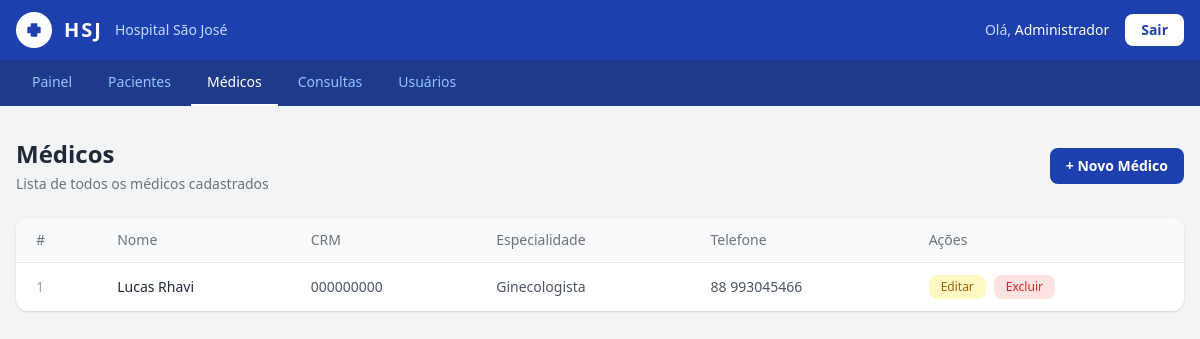
Page /medicos/listar.php (signed in) on the committed database.
### tables this page shows
CREATE TABLE `medicos` (
  `id` int NOT NULL,
  `nome` varchar(100) NOT NULL,
  `crm` varchar(20) NOT NULL,
  `especialidade` varchar(100) NOT NULL,
  `telefone` varchar(15) NOT NULL,
  `criado_em` datetime NOT NULL DEFAULT CURRENT_TIMESTAMP
);

### medicos/listar.php (the view, shortened to what this page needs)
<?php
$conexao = new PDO('mysql:host=mysql;dbname=hospital_db;charset=utf8', 'hospital_user', 'hospital123');
$conexao->setAttribute(PDO::ATTR_ERRMODE, PDO::ERRMODE_EXCEPTION);
$conexao->setAttribute(PDO::ATTR_DEFAULT_FETCH_MODE, PDO::FETCH_ASSOC);
$stmt = $conexao->query("SELECT * FROM medicos ORDER BY nome ASC");
$medicos = $stmt->fetchAll();
?>
<!DOCTYPE html>
<html lang="pt-br">
<head>
    <script src="https://cdn.tailwindcss.com"></script>
</head>
<body class="bg-gray-100 min-h-screen">
<nav class="bg-blue-800 shadow-lg">
    <div class="px-4 py-3 flex items-center justify-between">
        <div class="flex items-center gap-3">
            <div class="bg-white rounded-full w-9 h-9 flex items-center justify-center">
                <svg xmlns="http://www.w3.org/2000/svg" class="w-5 h-5 text-blue-800" fill="currentColor" viewBox="0 0 24 24">
                    <path d="M19 8h-3V5a1 1 0 0 0-1-1H9a1 1 0 0 0-1 1v3H5a1 1 0 0 0-1 1v6a1 1 0 0 0 1 1h3v3a1 1 0 0 0 1 1h6a1 1 0 0 0 1-1v-3h3a1 1 0 0 0 1-1V9a1 1 0 0 0-1-1z"/>
                </svg>
            </div>
            <span class="text-white font-bold text-xl tracking-widest">HSJ</span>
            <span class="text-blue-200 text-sm hidden sm:block">Hospital São José</span>
        </div>
        <div class="flex items-center gap-4">
            <span class="text-blue-200 text-sm">Olá, <span class="text-white font-medium"><?= htmlspecialchars($_SESSION['usuario_nome']) ?></span></span>
            <a href="../logout.php" class="bg-white text-blue-800 text-sm font-semibold px-4 py-1.5 rounded-lg hover:bg-blue-50 transition">Sair</a>
        </div>
    </div>
</nav>
<div class="bg-blue-900">
    <div class="px-4 flex gap-1 overflow-x-auto">
        <a href="../index.php" class="text-blue-300 hover:text-white text-sm px-4 py-3 border-b-2 border-transparent hover:border-blue-300 transition whitespace-nowrap">Painel</a>
        <a href="../pacientes/listar.php" class="text-blue-300 hover:text-white text-sm px-4 py-3 border-b-2 border-transparent hover:border-blue-300 transition whitespace-nowrap">Pacientes</a>
        <a href="listar.php" class="text-white text-sm px-4 py-3 border-b-2 border-white font-medium whitespace-nowrap">Médicos</a>
        <a href="../consultas/listar.php" class="text-blue-300 hover:text-white text-sm px-4 py-3 border-b-2 border-transparent hover:border-blue-300 transition whitespace-nowrap">Consultas</a>
        <?php if ($_SESSION['usuario_perfil'] === 'admin'): ?>
        <a href="../usuarios/listar.php" class="text-blue-300 hover:text-white text-sm px-4 py-3 border-b-2 border-transparent hover:border-blue-300 transition whitespace-nowrap">Usuários</a>
        <?php endif; ?>
    </div>
</div>
<div class="max-w-7xl mx-auto px-4 py-8">
    <div class="flex items-center justify-between mb-6">
        <div>
            <h1 class="text-2xl font-bold text-gray-800">Médicos</h1>
            <p class="text-gray-500 text-sm mt-1">Lista de todos os médicos cadastrados</p>
        </div>
        <a href="cadastrar.php" class="bg-blue-800 text-white text-sm font-semibold px-4 py-2 rounded-lg hover:bg-blue-700 transition">+ Novo Médico</a>
    </div>
    <div class="bg-white rounded-xl shadow overflow-hidden">
        <table class="w-full text-sm">
            <thead class="bg-gray-50 border-b">
                <tr>
                    <th class="text-left px-5 py-3 text-gray-500 font-medium">#</th>
                    <th class="text-left px-5 py-3 text-gray-500 font-medium">Nome</th>
                    <th class="text-left px-5 py-3 text-gray-500 font-medium">CRM</th>
                    <th class="text-left px-5 py-3 text-gray-500 font-medium">Especialidade</th>
                    <th class="text-left px-5 py-3 text-gray-500 font-medium">Telefone</th>
                    <th class="text-left px-5 py-3 text-gray-500 font-medium">Ações</th>
                </tr>
            </thead>
            <tbody class="divide-y divide-gray-100">
                <?php if (empty($medicos)): ?>
                    <tr>
                        <td colspan="6" class="text-center text-gray-400 py-8">Nenhum médico cadastrado ainda.</td>
                    </tr>
                <?php else: ?>
                    <?php foreach ($medicos as $m): ?>
                    <tr class="hover:bg-gray-50 transition">
                        <td class="px-5 py-3 text-gray-400"><?= $m['id'] ?></td>
                        <td class="px-5 py-3 font-medium text-gray-800"><?= htmlspecialchars($m['nome']) ?></td>
                        <td class="px-5 py-3 text-gray-600"><?= htmlspecialchars($m['crm']) ?></td>
                        <td class="px-5 py-3 text-gray-600"><?= htmlspecialchars($m['especialidade']) ?></td>
                        <td class="px-5 py-3 text-gray-600"><?= htmlspecialchars($m['telefone']) ?></td>
                        <td class="px-5 py-3 flex gap-2">
                            <a href="editar.php?id=<?= $m['id'] ?>" class="bg-yellow-100 text-yellow-700 text-xs px-3 py-1 rounded-lg hover:bg-yellow-200 transition">Editar</a>
                            <a href="excluir.php?id=<?= $m['id'] ?>" onclick="return confirm('Tem certeza que deseja excluir este médico?')" class="bg-red-100 text-red-600 text-xs px-3 py-1 rounded-lg hover:bg-red-200 transition">Excluir</a>
                        </td>
                    </tr>
                    <?php endforeach; ?>
                <?php endif; ?>
            </tbody>
        </table>
    </div>
</div>
</body>
</html>

### rows in the picture
medicos: id "1", nome "Lucas Rhavi", crm "000000000", especialidade "Ginecologista", telefone "88 993045466"

### other values in the picture
$_SESSION['usuario_nome'] "Administrador"
